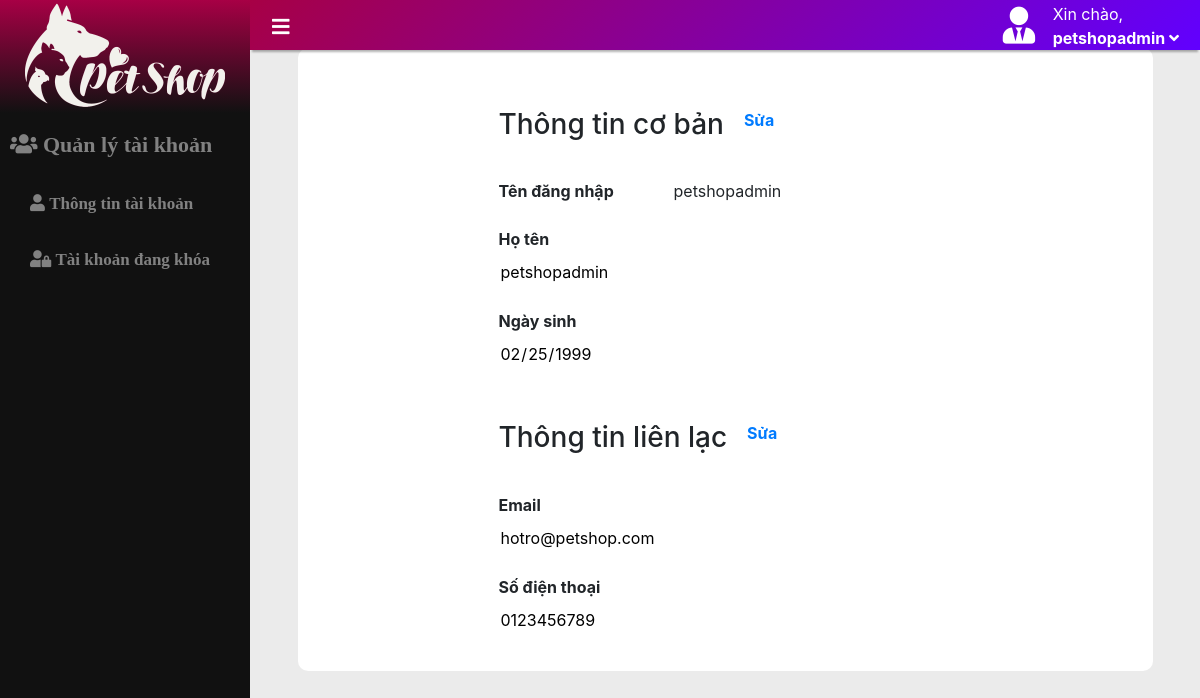
Screenshot of /admin/thongtincanhan.php (signed in) with the database file from the repository.
### tables this page shows
CREATE TABLE `taikhoan` (
  `tendangnhap` varchar(20) NOT NULL COMMENT 'tên đăng nhập',
  `matkhau` varchar(20) NOT NULL COMMENT 'mật khẩu',
  `mavt` varchar(10) DEFAULT 'customer' COMMENT 'mã vai trò',
  `hoten` varchar(50) NOT NULL COMMENT 'họ và tên',
  `ngaysinh` date DEFAULT NULL COMMENT 'ngày sinh',
  `dienthoai` int(11) NOT NULL COMMENT 'số điện thoại',
  `email` varchar(50) NOT NULL COMMENT 'email',
  `khoa` int(1) NOT NULL DEFAULT '0'
);

### db.inc (called while the page is built, shortened)
<?php
   	$databaseName = "petshop";
?>

### DataProvider.php (called while the page is built, shortened)
<?php
class DataProvider
{
	public static function executeQuery($sql)
	{
		include ('db.inc');
		include_once('error.inc');
		if (!($connection = mysqli_connect($hostName, $username, $password)))
			die ("couldn't connect to localhost");
		if (!($result = mysqli_query($connection,  $sql)))
			showError();
		return $result;
	}
}
?>

### admin/thongtincanhan.php (the view, shortened to what this page needs)
<?php
    require '../DataProvider.php';
?>
<?php
    $sql = "SELECT * FROM taikhoan WHERE tendangnhap = '".$_SESSION['managerusername']."'";
    $result = DataProvider::executeQuery($sql);
    while ($row = mysqli_fetch_array($result))
    {
        $username = $row["tendangnhap"];
        $name = $row["hoten"];
        $mail = $row["email"];
        $birth = $row["ngaysinh"];
        $phone = $row["dienthoai"];
    }
?>
<!doctype html>
<html>
<head>
    <link rel="stylesheet" href="https://maxcdn.bootstrapcdn.com/bootstrap/4.3.1/css/bootstrap.min.css">
    <link rel="stylesheet" href="https://use.fontawesome.com/releases/v5.5.0/css/all.css">
    <link href="../css/ScrollOnTop.css" rel="stylesheet" type="text/css" />
    <link href="css/Menu.css" rel="stylesheet" type="text/css" />
    <link href="css/header.css" rel="stylesheet" type="text/css" />
    <link href='css/thongtin.css' rel='stylesheet' type='text/css' />
</head>
<body>
<?php
    include("menu.php");
?>
<?php
    include("header.php");
?>
<div class="main" id="Main">
    <div id="thongtincanhan">
        <div class="content">
            <form name="form1" id="thongtin1" method="post">
                <div class="title">
                    <h3>Thông tin cơ bản</h3>
                    <a href="" class="edit" onClick="edit('thongtin1'); return false;">Sửa</a>
                </div>
                <div class="thongtin">
                    <dl>
                        <dd>Tên đăng nhập</dd>
                        <dd><?php echo $username ?></dd>
                    </dl>
                    <dl>
                        <dd>Họ tên</dd>
                        <dd><input type="text" name="hoten" value="<?php echo $name ?>" readonly disabled></dd>
                    </dl>
                    <dl>
                        <dd>Ngày sinh</dd>
                        <dd><input type="date" name="ngaysinh" value="<?php echo $birth ?>" readonly disabled></dd>
                    </dl>
                </div>
            </form>
            <form name="form2" id="thongtin2" method="post">
                <div class="title">
                    <h3>Thông tin liên lạc</h3>
                    <a href="" class="edit" onClick="edit('thongtin2'); return false;">Sửa</a>
                </div>
                <div class="thongtin">
                    <dl>
                        <dd>Email</dd>
                        <dd><input type="email" name="email" value="<?php echo $mail ?>" readonly disabled></dd>
                    </dl>
                    <dl>
                        <dd>Số điện thoại</dd>
                        <dd><input type="tel" name="dienthoai" value="0<?php echo $phone ?>" readonly disabled></dd>
                    </dl>
                </div>
            </form>
        </div>
    </div>
</div>
</body>
</html>

### admin/css/Menu.css (style rules this page uses)
.main { margin-left: 250px; }

### admin/css/header.css (style rules this page uses)
.main { margin-top: 25px; }

### admin/css/thongtin.css (style rules this page uses)
#thongtincanhan { width: 90%; margin: 5%; background-color: white; border-radius: 10px; align-content: center; }
.content { margin: 30px 20%; }
.title { font-weight: bold; width: 100%; padding: 30px 30px; }
.title h3 { float: left; display: inline-block; }
.edit { display: inline-block; text-decoration: none; margin-left: 20px; }
.thongtin { width: 100%; padding: 0 30px; }
.thongtin dl dd { float: left; }
.thongtin dl dd:first-child { width: 170px; margin-right: 5px; font-weight: bold; }
.thongtin input:disabled, .thongtin textarea:disabled, .thongtin select:disabled { background-color: transparent; color: black; border: none; width: 300px; -webkit-appearance: none; appearance: none; }

### admin/thongtincanhan.php (style rules this page uses)
* { box-sizing:border-box; -moz-box-sizing:border-box; -webkit-box-sizing:border-box; }
html { scroll-behavior: smooth; }
body { margin:0; padding: 0; background-color: #ebebeb; }
html, body { cursor:url('http://www.snazzyspace.com/cursorsfolder/dog-paw.png'), auto; }

### rows the page displays
taikhoan: tendangnhap "petshopadmin", hoten "petshopadmin", ngaysinh "02/25/1999", email "hotro@petshop.com", dienthoai "0123456789"

### other values shown
$_SESSION['managerusername'] "petshopadmin"
